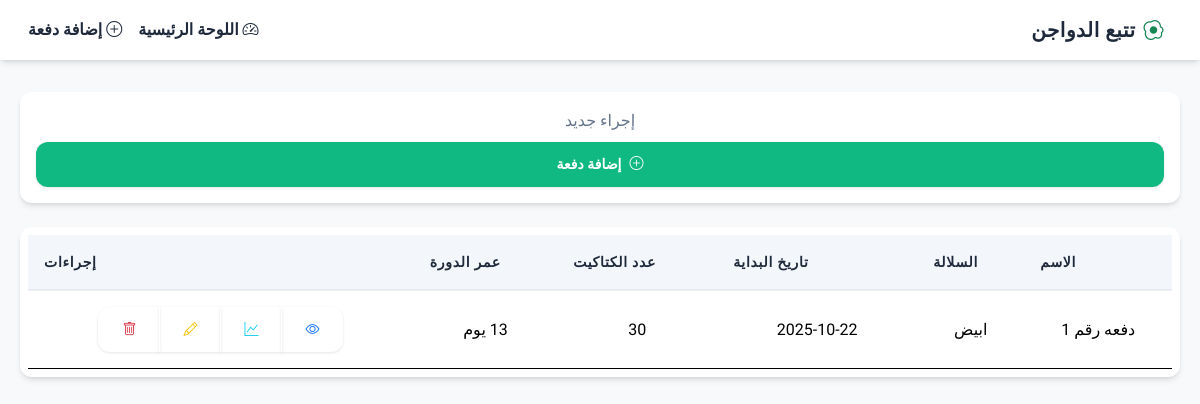
The page / on the database its author committed.
### tables this page shows
CREATE TABLE batches (
        id INTEGER PRIMARY KEY AUTOINCREMENT,
        name TEXT NOT NULL,
        breed TEXT NOT NULL,
        start_date TEXT NOT NULL,
        initial_count INTEGER NOT NULL,
        chick_price REAL DEFAULT 0
    , is_completed INTEGER DEFAULT 0, end_date TEXT DEFAULT NULL);

### app.py (the view)
@app.route("/")
def index():
    from datetime import datetime
    conn = get_db()
    c = conn.cursor()
    c.execute("SELECT * FROM batches")
    rows = c.fetchall()
    batches = []
    now = datetime.now().date()
    for r in rows:
        b = dict(r)
        start = b.get('start_date')
        end = b.get('end_date')
        is_completed = b.get('is_completed')
        age = None
        if start:
            try:
                start_date = datetime.strptime(start, '%Y-%m-%d').date()
                if end:
                    try:
                        end_date = datetime.strptime(end, '%Y-%m-%d').date()
                        age = (end_date - start_date).days
                    except Exception:
                        age = (now - start_date).days
                else:
                    age = (now - start_date).days
            except Exception:
                age = None
        b['age'] = age
        batches.append(b)
    c.execute("SELECT COUNT(*) FROM batches")
    total_batches = c.fetchone()[0] or 0
    c.execute("SELECT COALESCE(SUM(initial_count),0) FROM batches")
    total_chicks = c.fetchone()[0] or 0
    c.execute("SELECT COALESCE(SUM(chick_price * initial_count),0) FROM batches")
    total_chicks_cost = c.fetchone()[0] or 0
    c.execute("SELECT COALESCE(SUM(price),0) FROM feed")
    total_feed = c.fetchone()[0] or 0
    c.execute("SELECT COALESCE(SUM(price),0) FROM medications")
    total_meds = c.fetchone()[0] or 0
    c.execute("SELECT COALESCE(SUM(price),0) FROM extra_expenses")
    total_extras = c.fetchone()[0] or 0
    total_expenses = (total_chicks_cost or 0) + (total_feed or 0) + (total_meds or 0) + (total_extras or 0)
    conn.close()
    return render_template(
        "index.html",
        batches=batches,
        total_batches=total_batches,
        total_chicks=total_chicks,
        total_expenses=total_expenses,
    )

### app.py (called while the page is built)
def get_db():
    db_dir = os.path.dirname(DB_PATH)
    if db_dir and not os.path.exists(db_dir):
        os.makedirs(db_dir, exist_ok=True)
    conn = sqlite3.connect(DB_PATH)
    conn.row_factory = sqlite3.Row
    return conn

### templates/index.html
{% extends "layout.html" %}
{% block content %}
<div class="row g-3">
  <div class="col-12">
    <div class="card text-center p-3">
      <div class="muted">إجراء جديد</div>
      <a href="{{ url_for('add_batch') }}" class="btn btn-success mt-2"><i class="bi bi-plus-circle"></i> إضافة دفعة</a>
    </div>
  </div>
</div>
{% if batches %}
<div class="table-responsive p-2">
<table class="table table-hover align-middle text-center">
  <thead class="table-success">
    <tr>
      <th>الاسم</th>
      <th>السلالة</th>
      <th  style="width: 200px !important;">تاريخ البداية</th>
      <th>عدد الكتاكيت</th>
      <th>عمر الدورة</th>
      <th>إجراءات</th>
    </tr>
  </thead>
  <tbody>
    {% for b in batches %}
    <tr>
      <td>{{ b['name'] }}</td>
      <td>{{ b['breed'] }}</td>
      <td class="date-col" style="width: 150px;">{{ b['start_date'] }}</td>
      <td>{{ b['initial_count'] }}</td>
      <td>
        {% if b['age'] is not none %}
          <span class="batch-age">{{ b['age'] }} يوم</span>
        {% else %}
          <span class="muted">--</span>
        {% endif %}
      </td>
      <td>
        <div class="btn-group actions-grid" dir="ltr" role="group" aria-label="إجراءات الدفعة">
          <a href="{{ url_for('delete_batch', batch_id=b['id']) }}" class="btn btn-sm btn-outline-danger" onclick="return confirm('هل أنت متأكد من حذف هذه الدفعة وجميع بياناتها؟');"><i class="bi bi-trash"></i></a>
          <a href="{{ url_for('edit_batch', batch_id=b['id']) }}" class="btn btn-sm btn-outline-warning"><i class="bi bi-pencil"></i></a>
          <a href="{{ url_for('report', batch_id=b['id']) }}" class="btn btn-sm btn-outline-info"><i class="bi bi-graph-up"></i></a>
          <a href="{{ url_for('view_batch', batch_id=b['id']) }}" class="btn btn-sm btn-outline-primary"><i class="bi bi-eye"></i></a>
        </div>
      </td>
    </tr>
    {% endfor %}
  </tbody>
</table>
 </div>
{% else %}
<p>لا توجد دفعات بعد.</p>
{% endif %}
{% endblock %}

### static/style.css (style rules this page uses)
:root { --bg: #f8fafc; --card: #ffffff; --text: #1e293b; --muted: #64748b; --primary: #0ea5e9; --primary-light: #38bdf8; --primary-dark: #0369a1; --accent: #8b5cf6; --accent-light: #a78bfa; --danger: #ef4444; --success: #10b981; --warning: #f59e0b; --shadow-sm: 0 1px 3px rgba(0,0,0,0.1); --shadow: 0 4px 6px -1px rgba(0,0,0,0.1), 0 2px 4px -2px rgba(0,0,0,0.1); --shadow-lg: 0 10px 15px -3px rgba(0,0,0,0.1), 0 4px 6px -4px rgba(0,0,0,0.1); --radius-sm: 8px; --radius: 12px; --radius-lg: 16px; --container-padding: 1.25rem; --header-height: 60px; --content-spacing: 2rem; --transition: all 0.2s ease; --transition-slow: all 0.3s ease; }
* { margin: 0; padding: 0; box-sizing: border-box; }
html, body { height: 100%; scroll-behavior: smooth; }
body { background: var(--bg); color: var(--text); font-family: "Cairo", system-ui, -apple-system, Segoe UI, Roboto, Ubuntu, "Helvetica Neue", Arial, sans-serif; font-size: 16px; line-height: 1.6; -webkit-font-smoothing: antialiased; -moz-osx-font-smoothing: grayscale; }
body { padding-top: var(--header-height); min-height: 100vh; display: flex; flex-direction: column; }
.card { border: none; border-radius: var(--radius); background: var(--card); margin-bottom: 1.5rem; padding: 1.5rem; transition: var(--transition); position: relative; overflow: hidden; box-shadow: var(--shadow); }
.table-responsive { border-radius: var(--radius); background: var(--card); margin-bottom: 1.5rem; overflow-x: auto; -webkit-overflow-scrolling: touch; box-shadow: var(--shadow); }
.table { width: 100%; margin-bottom: 0; border-collapse: collapse; }
.table thead th { background: rgba(241, 244, 249, 0.8); color: var(--text); font-weight: 600; white-space: nowrap; padding: 1rem; text-align: left; font-size: 0.875rem; text-transform: uppercase; letter-spacing: 0.05em; border-bottom: 2px solid rgba(100, 116, 139, 0.1); }
.table tbody tr { transition: var(--transition); border-bottom: 1px solid rgba(100, 116, 139, 0.1); }
.table tbody tr:last-child { border-bottom: none; }
.table tbody td { padding: 1rem; vertical-align: middle; }
.btn { border-radius: var(--radius); padding: 0.75rem 1.5rem; font-weight: 600; font-size: 0.875rem; display: inline-flex; align-items: center; justify-content: center; gap: 0.5rem; transition: var(--transition); border: none; cursor: pointer; text-decoration: none; box-shadow: var(--shadow-sm); }
.btn-success { background: var(--success); color: white; }
.muted { color: var(--muted); }

### rows shown on the page
batches: name "دفعه رقم 1", breed "ابيض", start_date "2025-10-22", initial_count "30", age "13"
